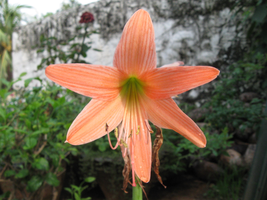
#> input picture 18MCMT17_CIP_ASSIGN2/images/orange-flower.ppm, 267 x 200 px, shrunk from 640 x 480 before the run
$ jupyter execute --allow-errors cip_assign2.ipynb
#> lines starting #> are read from the running program, lines starting #| are printed output that depends on the picture
###                            CIP-ASSIGNMENT-2
                                                                       TASLEEM SULTHANA
                                                                       18MCMT17
                                                                        MTECH-CS

[cell 1]
import cv2
import matplotlib.pyplot as plt
import numpy as np
import glob
import copy

### 1. Search the web for Colour Halftoning algorithms. Select one of them and write a detailed report on it OR implement the selected algorithm and show results on the test images.

#### REPORT : colour halftoning algorithms.
Halftoning is method of generating the a continuous image by using binary outputs of printers.
we know that a printer can either put a dot and leave the it without dotting,but cannot dot a portion.

In ordered dot dithering let us consider a alogirithm in which is a colour dithering algorithm implemented by resizing the new image 4 times of the original.

the order of the dithering will be as follows

       M(i, j) =    [ 1 2
                      3 0 ]

Let us consider a random positions for the CMY on the 4*4 of a single pixel

        [ C M Y C
          M C M Y
          M C M Y
          C Y Y C ]

 for the above assigned CMY we can dot C=6, M=5 , Y =5

  now lets generate the order of dotting for 4*4 by using the conditions

      [ 4*M    4*M+2
        4*M+3  4*M+1]

  Then the genrated 4*4 ordered dithering positions will be as follows

      [ 0  8  2  10
        12 4  14  6
        3  11  1  9
        15  7  13 5]

   the colour position numbering

    [C1 M3 Y1 C4
     M4 C2 M5 Y2
     M2 C5 M1 Y4
     C6 Y3 Y5 C3]

     The positions for C are [(0,0),(1,1),(3,3),(0,3),(2,1),(3,0)]     =>  total 6 positions
     The positions for M are [(2,2),(2,0),(,1,0),(0,1),(1,2)]          =>  total 5 positions
     The positions for Y are [(0,2),(1,3)(3,1)(2,3)(3,2)]              =>  total 5 positions

     Now for a coloured image we have 3 channels
     =>the C dots must be dotted on to the C-channel
     =>the M dots must be dotted on to the M-channel
     =>the Y dots must be dotted on to the Y-channel

     Now we dithering each pixel of the image on iths 4*4 part the number of dots to be kept will be calculated as follows:
     if a pixel is its CMY values( 178,165,182)
     then the number of  C M Y Ddots to be dotted can be calculated as follows:

     number of  X= (X_value/255)*total no. of X

     C = (178/255)*6  = 4.18 => 4

     M = (165/255)*5  = 3.12 => 3

     Y = (182/255)*5  = 3.51 => 3

     Therefore the pixel positions that must be dotted are

     on C channel only 4 => [(0,0),(1,1),(3,3),(0,3)]
     on M channel only 3 => [(2,2),(2,0),(,1,0)]
     on Y channel only 3 => [(0,2),(1,3)(3,1)]

     PERFORM THE SAME ON THE PIXELS AND DOT THERE CORRESPONDING CHANNELS.

     after completion of dotting now align the channels on certain angle said C->15 M->15 Y->0 (degrees as units)

     NOTE:* If we are using RGB colour space to get cyan dotting must be done on both blue and green, blue and red to get magenta and similarly to obtain yellow dot both green and red.

     print or save the new image generate,it ll be dasically 4 times the size of original image resize it view the complete image

#### TRIED IMPLEMENTATION:

[cell 2]
def color_halftoning(image,dithered_image,C_positions,M_positions,Y_positions):
    c_len=len(C_positions)
    m_len=len(M_positions)
    y_len=len(Y_positions)

    for i in range(image.shape[0]):
        for j in range(image.shape[1]):

            c_count = ( image[i,j,2]/255)*c_len
            y_count = (image[i,j,0]/255)* m_len
            m_count = (image[i,j,1]/255)*y_len


            x, y = i*4, j*4

            for k in range(0,int(c_count)):
                dithered_image[x+C_positions[k][0],y+C_positions[k][1]] = [255,255,0]
            for k in range(0,int(m_count)):
                dithered_image[x+M_positions[k][0],y+M_positions[k][1]] = [0,255,255]
            for k in range(0,int(y_count)):
                dithered_image[x+Y_positions[k][0],y+Y_positions[k][1]] = [255,0,255]


    return dithered_image

mask used:

    [ C M Y C
      M C M Y
      M C M Y
      C Y Y C ]

[cell 3]


def main():

    C_positions=[[0,0],[1,1],[3,3],[0,3],[2,1],[3,0]]
    M_positions=[[2,2],[2,0],[1,0],[0,1],[1,2]]
    Y_positions=[[0,2],[1,3],[3,1],[2,3],[3,2]]

    image = cv2.imread('images/orange-flower.ppm')
#> image is the input picture: shape (200, 267, 3); mean B, G, R 80.4, 100.8, 114.5
    dithered_image = np.full((image.shape[0]*4, image.shape[1]*4, 3), 255, dtype = np.uint8)
    dithered_image=color_halftoning (image,dithered_image,C_positions,M_positions,Y_positions)
    print("running on orange-flower")
    print(image.shape)
#| (200, 267, 3)
    print(dithered_image.shape)
#| (800, 1068, 3)
    cv2.imwrite("Results/dithering/orange-flower.ppm", dithered_image)


    image = cv2.imread('images/waterplane.ppm')
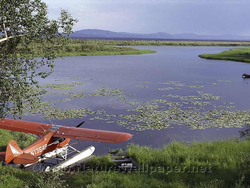
#> input picture 18MCMT17_CIP_ASSIGN2/images/waterplane.ppm, 250 x 188 px, shrunk from 600 x 450 before the run
#> image is the input picture: shape (188, 250, 3); mean B, G, R 121.9, 117.8, 116.1
    dithered_image = np.full((image.shape[0]*4, image.shape[1]*4, 3), 255, dtype = np.uint8)
    dithered_image=color_halftoning (image,dithered_image,C_positions,M_positions,Y_positions)
    print("running on waterplane")
    print(image.shape)
#| (188, 250, 3)
    print(dithered_image.shape)
#| (752, 1000, 3)
    cv2.imwrite("Results/dithering/waterplane.ppm", dithered_image)


    image = cv2.imread('images/fall-colours.jpg')
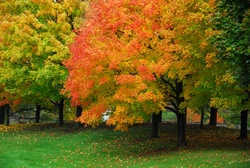
#> input picture 18MCMT17_CIP_ASSIGN2/images/fall-colours.jpg, 250 x 168 px, shrunk from 600 x 402 before the run
#> image is the input picture: shape (168, 250, 3); mean B, G, R 22.3, 95.9, 113.4
    dithered_image = np.full((image.shape[0]*4, image.shape[1]*4, 3), 255, dtype = np.uint8)
    dithered_image=color_halftoning (image,dithered_image,C_positions,M_positions,Y_positions)
#> after the loop in color_halftoning (call 3), `for i in range(image.shape[0]):`:
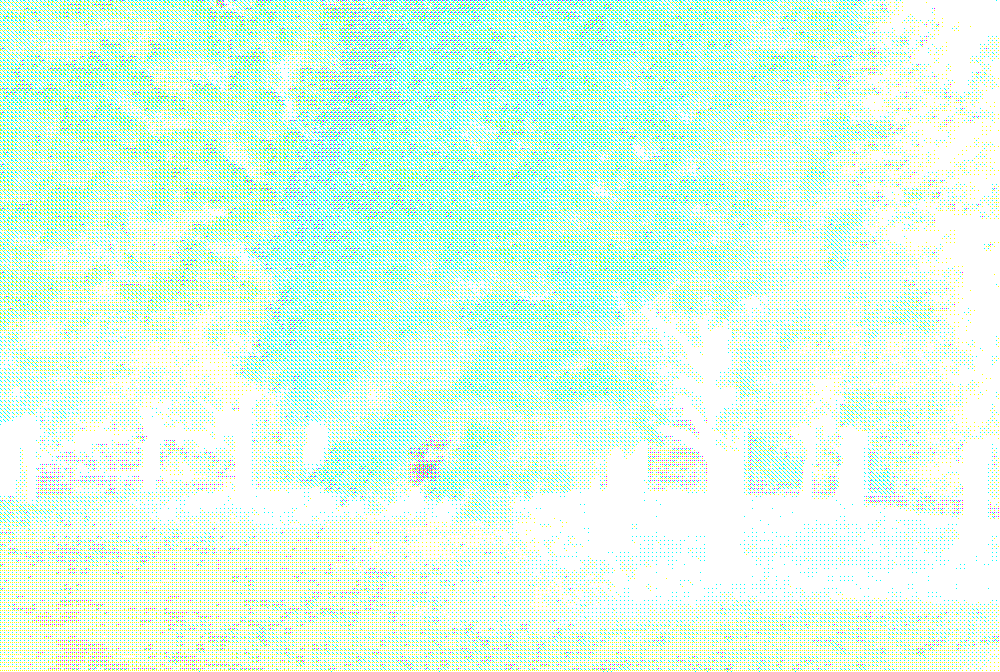
#> dithered_image: shape (672, 1000, 3); mean B, G, R 232.9, 253.7, 220.3
    print("running on fall-colour")
    print(image.shape)
#| (168, 250, 3)
    print(dithered_image.shape)
#| (672, 1000, 3)
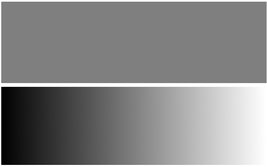
#> input picture 18MCMT17_CIP_ASSIGN2/images/ed-eg.png, 267 x 167 px, shrunk from 640 x 400 before the run
#> further down, image is the input picture: shape (167, 267); min 0, max 255, mean 133.7
    cv2.imwrite("Results/dithering/fall-colours.jpg", dithered_image)


main()

#### Analysis:-
The above algorithm results are DIFFERENT from the actual image,the results are slightly BLUISH as the mask we used results in dotting more blue parts of the RGB channels

### 2. Try coming up with your own error diffusion coefficients and implement the standard error-diffusion algorithm. Compare the performance of your coefficients against Floyd-Steinberg's on this image. Discuss the patterns visible in yours and in Floyd-Steinberg's at the various gray levels.

In error diffusion algorithm we get the each new pixel value based on a threshold implemented on the previous image,
we consider 127 as our threshold limit the pixel value is less than 127 we set the new pixel as 0 and load the pixel value as the error and diffuse it to the next pixels based on the error diffusion criteria we are considering.
similarly if the pixel value is greater than the threshold then we set the pixel to 255 and get the difference get pixel and the 255 as  negative error and diffuse it.

we floyd's coefficients for diffusion

      [          *     7/16


      3/16     5/16   1/16 ]

### floyd steinberg algorithm

 pixel position  [[0,1],     [1,1],     [1,0],     [1,-1]] if current pixel is [0,0]

error diffused:  [7 / 16,    1 / 16,     5 / 16,    3 / 16]

floyd steinberg algorithm from wikipedia:

    for each y from top to bottom
       for each x from left to right
          oldpixel  := pixel[x][y]
          newpixel  := find_closest_palette_color(oldpixel)
          pixel[x][y]  := newpixel
          quant_error  := oldpixel - newpixel
          pixel[x + 1][y    ] := pixel[x + 1][y    ] + quant_error * 7 / 16
          pixel[x - 1][y + 1] := pixel[x - 1][y + 1] + quant_error * 3 / 16
          pixel[x    ][y + 1] := pixel[x    ][y + 1] + quant_error * 5 / 16
          pixel[x + 1][y + 1] := pixel[x + 1][y + 1] + quant_error * 1 / 16


[cell 4]
def floyd_steinberg(image):
    folyd_image = image.copy()
    total_error=0
    for i in range(0, image.shape[0]-1):
        for j in range(0, image.shape[1]-1):
            error = 0
            if folyd_image[i][j] < 128:
                quant_error = folyd_image[i][j]
                total_error+=quant_error
                folyd_image[i][j] = 0
            else:
                quant_error = folyd_image[i][j]-255
                total_error+=quant_error
                folyd_image[i][j] = 255

            folyd_image[i][j+1] =np.clip(quant_error * 7 / 16+folyd_image[i][j+1],0,255)
            folyd_image[i+1][j+1] =np.clip (quant_error * 1 / 16 + folyd_image[i+1][j+1],0,255)
            folyd_image[i+1][j-1] = np.clip (quant_error * 5 / 16+ folyd_image[i+1][j-1],0,255)
            folyd_image[i+1][j] = np.clip (quant_error * 3 / 16 + folyd_image[i+1][j] ,0,255)
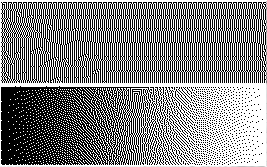
#> folyd_image: shape (167, 267); min 0, max 255, mean 131.9
#> after the loop, total_error = -508916

    print("executing")
    print("total error diffused in floyd's=")
    print(total_error)
#| -508916

    cv2.imwrite("Results/diffussion_results/FLOYDS.png", folyd_image)

### Diffusion algorithm1 by slightly modifying the floyd's diffusion cofficients


      [          *     6/16


      2/16     6/16   2/16 ]


pixel position [[0,1], [1,1], [1,0], [1,-1]] if current pixel is [0,0]

error diffused: [6 / 16, 2 / 16, 6 / 16, 2 / 16]

      pixel[x + 1][y    ] := pixel[x + 1][y    ] + quant_error * 6 / 16
      pixel[x - 1][y + 1] := pixel[x - 1][y + 1] + quant_error * 2 / 16
      pixel[x    ][y + 1] := pixel[x    ][y + 1] + quant_error * 6 / 16
      pixel[x + 1][y + 1] := pixel[x + 1][y + 1] + quant_error * 2 / 16

[cell 5]
def my_diffusion1(image):
    my_diff = image.copy()
    total_error=0
    for i in range(0, image.shape[0]-1):
        for j in range(0, image.shape[1]-1):
            error = 0
            if my_diff[i][j] < 128:
                quant_error = my_diff[i][j]
                total_error+=quant_error
                my_diff[i][j] = 0
            else:
                quant_error = my_diff[i][j]-255
                total_error+=quant_error
                my_diff[i][j] = 255

            my_diff[i][j+1] =np.clip(quant_error * 6 / 16+my_diff[i][j+1],0,255)
            my_diff[i+1][j+1] =np.clip (quant_error * 2 / 16 + my_diff[i+1][j+1],0,255)
            my_diff[i+1][j-1] = np.clip (quant_error * 6 / 16+ my_diff[i+1][j-1],0,255)
            my_diff[i+1][j] = np.clip (quant_error * 2 / 16 + my_diff[i+1][j] ,0,255)
#> after the loop, total_error = -395030

    print("executing")
    print("total error diffused in algo-1=")
    print(total_error)
#| -395030

    cv2.imwrite("Results/diffussion_results/MY_DIFF1.png", my_diff)

### Diffusion algorithm2 by slightly modifying the floyd's diffusion cofficients


      [          *     8/20


               5/20   7/20 ]

 pixel position [[0,1], [1,1], [1,0], ] if current pixel is [0,0]

error diffused: [8 / 20, 5 / 20, 7 / 20]

            my_diff[i][j+1] =np.clip(quant_error * 8 / 20+my_diff[i][j+1],0,255)
            my_diff[i+1][j+1] =np.clip (quant_error * 5 / 20 + my_diff[i+1][j+1],0,255)
            my_diff[i+1][j-1] = np.clip (quant_error * 7 / 20+ my_diff[i+1][j-1],0,255)

[cell 6]
def my_diffusion2(image):
    my_diff = image.copy()
    total_error=0
    for i in range(0, image.shape[0]-1):
        for j in range(0, image.shape[1]-1):
            error = 0
            if my_diff[i][j] < 128:
                quant_error = my_diff[i][j]
                total_error+=quant_error
                my_diff[i][j] = 0
            else:
                quant_error = my_diff[i][j]-255
                total_error+=quant_error
                my_diff[i][j] = 255

            my_diff[i][j+1] =np.clip(quant_error * 8 / 20+my_diff[i][j+1],0,255)
            my_diff[i+1][j+1] =np.clip (quant_error * 5 / 20 + my_diff[i+1][j+1],0,255)
            my_diff[i+1][j-1] = np.clip (quant_error * 7 / 20+ my_diff[i+1][j-1],0,255)
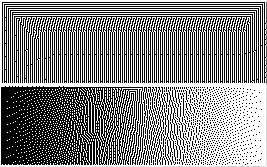
#> my_diff: shape (167, 267); min 0, max 255, mean 132.3
#> after the loop, total_error = -507726
    print("executing")
    print("total error diffused in algo-2=")
    print(total_error)
#| -507726
    cv2.imwrite("Results/diffussion_results/MY_DIFF2.png", my_diff)

### Diffusion algorithm3 by modifying the coefficients and diffusing the error in all the direction

this algorithm doesnot give correct diffusion of error as the error again gets diffused to the modified pixels

            /* diagnoly backwards */

            my_diff[i-1][j-1] =np.clip(quant_error * 1 / 28+my_diff[i-1][j-1],0,255)
            my_diff[i-1][j+1] =np.clip (quant_error * 1 / 28 + my_diff[i-1][j+1],0,255)

            /* backwards */

            my_diff[i-1][j] = np.clip (quant_error * 4 / 28 + my_diff[i-1][j] ,0,255)
            my_diff[i][j-1] = np.clip(quant_error * 4 / 28 + my_diff[i][j-1], 0 ,255)

            /* diagonally farwards */

            my_diff[i+1][j+1] =np.clip (quant_error * 3 / 28 + my_diff[i+1][j+1],0,255)
            my_diff[i+1][j-1] = np.clip (quant_error * 3 / 28+ my_diff[i+1][j-1],0,255)

            /*  forward directions*/

            my_diff[i+1][j] = np.clip (quant_error * 6 / 28 + my_diff[i+1][j] ,0,255)
            my_diff[i][j+1] = np.clip (quant_error * 6 / 28+ my_diff[i][j+1],0,255)


[cell 7]
def my_diffusion3(image):
    my_diff = image.copy()
    total_error=0
    for i in range(0, image.shape[0]-1):
        for j in range(0, image.shape[1]-1):
            error = 0
            if my_diff[i][j] < 128:
                quant_error = my_diff[i][j]
                total_error+=quant_error
                my_diff[i][j] = 0
            else:
                quant_error = my_diff[i][j]-255
                total_error+=quant_error
                my_diff[i][j] = 255

            my_diff[i-1][j-1] =np.clip(quant_error * 1 / 28+my_diff[i-1][j-1],0,255)
            my_diff[i-1][j] = np.clip (quant_error * 4 / 28 + my_diff[i-1][j] ,0,255)
            my_diff[i-1][j+1] =np.clip (quant_error * 1 / 28 + my_diff[i-1][j+1],0,255)
            my_diff[i][j+1] = np.clip (quant_error * 6 / 28+ my_diff[i][j+1],0,255)


            my_diff[i+1][j+1] =np.clip (quant_error * 3 / 28 + my_diff[i+1][j+1],0,255)
            my_diff[i+1][j] = np.clip (quant_error * 6 / 28 + my_diff[i+1][j] ,0,255)
            my_diff[i+1][j-1] = np.clip (quant_error * 3 / 28+ my_diff[i+1][j-1],0,255)
            my_diff[i][j-1] =np.clip(quant_error * 4 / 28+my_diff[i][j-1],0,255)
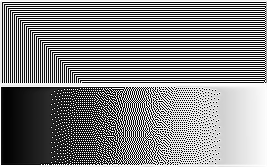
#> my_diff: shape (167, 267); min 0, max 255, mean 131.9
#> after the loop, total_error = -151587
    print("executing")
    print("total error diffused in algo-3=")
    print(total_error)
#| -151587
    cv2.imwrite("Results/diffussion_results/MY_DIFF3.png", my_diff)

[cell 8]
image = cv2.imread('images/ed-eg.png',0)
floyd_steinberg(image)
my_diffusion1(image)
my_diffusion2(image)
my_diffusion3(image)

### NOTE:
my_diffusion3 algorthms fails as it diffuses the error to the already modified pixel positions hence error can only be diffused to the un modified that is forward pixels

###  3.(a) Implement an algorithm to simulate the grayscale output from a colour filter array. The function prototype is image colour_filter (image, filter) That is, it takes an input colour image and a colour filter as parameters and returns a grayscale image.

#### colour_filter
filter used

            [G ,B
            ,R ,B]

the filter is moved across the image by moving it by 2 pixels each time.
this could also be done by moving the filter by 1 position at a time and to match the structure perform np.roll operation on the filter.this algorithm may give better solutions than the implemented algorithm as the operation on pixels is carried out twice.


[cell 9]
def colour_filter (image, filtter):

    gray_image = np.zeros((image.shape[0],image.shape[1]))

    for i in range(0,image.shape[0]-2, 2):
        for j in range(0,image.shape[1]-2, 2):

                gray_image[i][j]=image[i][j][filtter[0]]
                gray_image[i][j+1]=image[i+1][j+1][filtter[1]]
                gray_image[i+1][j]=image[i+2][j+2][filtter[2]]
                gray_image[i+1][j+1]=image[i+3][j+3][filtter[3]]
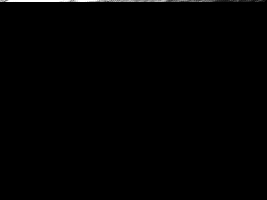
#> gray_image: shape (200, 267) float64; min 0, max 255, mean 1.5
    print("executing")


    return np.uint8(gray_image)

[cell 10]
filtter = [1, 2, 0, 1]                #[G ,B ,R ,B]

image = cv2.imread('images/orange-flower.ppm')
image = cv2.cvtColor(image, cv2.COLOR_BGR2RGB)
#> (the rest of this cell did not finish here and is left out)

### (b) Implement a demosaicking algorithm with the prototype image demosaic (image, filter)The input image is a grayscale image output by the colour_filter algorithm and the corresponding filter array; the output is a colour image.

####    demosaicking the gray image

        /*
         B G B G
         G R G R
         B G B G
         */

         filter considered
        Actual 2*2 filter => B G
                             G R

         roll the filter for every column,row to match the structure.

         for next column => G B   by performing np.roll to match the structure
                            R G

         for next row=>  G R   roll the filter for every column,row to match the structure.
                         B G

         While passing filter on the gray image get the blue components,red and average of green components as        there are 2 greens,for each pixel pass the filter and calculate the values & assign these components as the three colour values.


[cell 11]
def demosaic (image, filtter):
    color_image = np.zeros((image.shape[0],image.shape[1],3))
    for i in range(0, image.shape[0]-1, 1):
        for j in range(0, image.shape[1]-1, 1):

#             obtaining the positions of the colour components
            red = np.where(filtter == 0)
            green = np.where(filtter == 1)
            blue = np.where(filtter == 2)

#              red colour components on to red channel
            for x,y in zip(red[0],red[1]):
                color_image[i][j][2] = image[i+x][j+y]

#             green colour components on to green channel
            for x,y in zip(green[0],green[1]):
                color_image[i][j][1] = color_image[i][j][1]+image[i+x][j+y]
            color_image[i][j][1] = color_image[i][j][1] / 2

#              blue colour components on to blue channel
            for x,y in zip(blue[0],blue[1]):
                color_image[i][j][0] = image[i+x][j+y]

#         roll the filter to match the next column structure
            filtter = np.roll(filtter, shift=1, axis=1)

#         roll the filter to match the next rowstructure
        filtter = np.roll(filtter, shift=1, axis=1)
        filtter = np.roll(filtter, shift=1, axis=0)
    print("executing demosaic")

    return np.uint8(color_image)

[cell 12]
filtter = np.array([[1,2],[0,1]])

image = cv2.imread('Results/colour_filter/orange-flower.ppm',0)
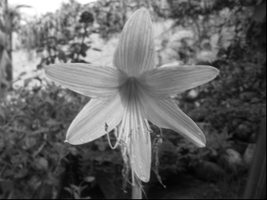
#> input picture 18MCMT17_CIP_ASSIGN2/Results/colour_filter/orange-flower.ppm, 267 x 200 px, shrunk from 640 x 480 before the run
#> image is the input picture: shape (200, 267); min 0, max 255, mean 98.5
color_image=demosaic (image, filtter)
cv2.imwrite("Results/demosaic/orange-flower.ppm",color_image)

image = cv2.imread('Results/colour_filter/fall-colours.jpg',0)
#> image: shape (168, 250); min 0, max 227, mean 92.6
color_image=demosaic (image, filtter)
cv2.imwrite("Results/demosaic/fall-colours.jpg", color_image)

image = cv2.imread('Results/colour_filter/waterplane.ppm',0)
#> image: shape (188, 250); min 0, max 255, mean 117.8
color_image=demosaic (image, filtter)
#> after the loop in demosaic (call 3), `for i in range(0, image.shape[0]-1, 1):`:
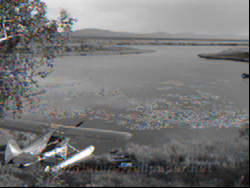
#> color_image: shape (188, 250, 3) float64; mean of channels 0, 1, 2 116.7, 116.8, 116.6; drawn as B, G, R
cv2.imwrite("Results/demosaic/waterplane.ppm", color_image)
#> Out = True
